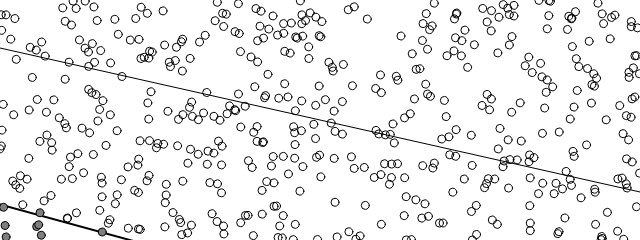
Frame 1 (no input)
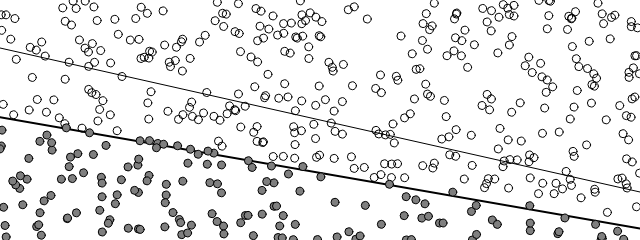
Frame 60 (no input)
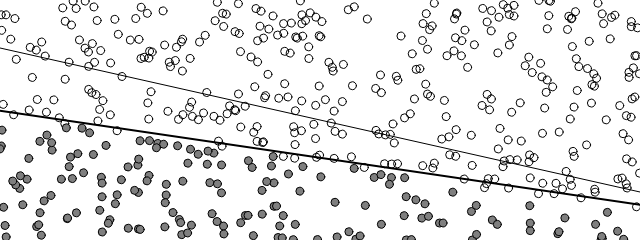
Frame 120 (the mouse pressed at the canvas centre since frame 60)

The p5.js sketch that drew these frames (run headless with seeded random() and noise() and a simulated clock; from frame 60 on, the mouse is pressed at the canvas centre):

// p5.js sketch
// ── sketch.js
// A list of points we will use to "train" the perceptron
const training = [];
// A Perceptron object
let perceptron;

// We will train the perceptron with one "Point" object at a time
let count = 0;

// The function to describe a line
function f(x) {
	const y = 0.6 * x + 0.2;
	return y;
}

function setup() {
	createCanvas(640, 240);

	// The perceptron has 3 inputs -- x, y, and bias
	// Second value is "Learning Constant"
	perceptron = new Perceptron(3, 0.001); // Learning Constant is low just b/c it's fun to watch, this is not necessarily optimal

	// Create a random set of training points and calculate the "known" answer
	for (let i = 0; i < 500; i++) {
		const x = random(1);
		const y = random(1);
		let answer = 1;
		if (y < f(x)) {
			answer = -1;
		}
		training[i] = {
			input: [x, y, 1],
			output: answer,
		};
	}
}

function draw() {
	background(255);

	// Draw the line
	strokeWeight(1);
	stroke(0);
	line(0 * width, f(0) * height, 1 * width, f(1) * height);

	// Draw the line based on the current weights
	// Formula is weights[0]*x + weights[1]*y + weights[2] = 0
	stroke(0);
	strokeWeight(2);
	const weights = perceptron.weights;
	y1 = (-weights[2] - weights[0] * 0) / weights[1];
	y2 = (-weights[2] - weights[0] * 1) / weights[1];
	line(0, y1 * height, width, y2 * height);

	// Train the Perceptron with one "training" point at a time
	for (let i = 0; i < 5; i++) {
		perceptron.train(training[count].input, training[count].output);
		count = (count + 1) % training.length;
	}
	// Draw all the points based on what the Perceptron would "guess"
	// Does not use the "known" correct answer
	for (let i = 0; i < training.length; i++) {
		stroke(0);
		strokeWeight(1);
		fill(127);
		const guess = perceptron.feedforward(training[i].input);
		if (guess > 0) noFill();

		const x = training[i].input[0] * width;
		const y = training[i].input[1] * height;
		circle(x, y, 8);
	}
}

// ── perceptron.js
// Perceptron is created with n weights and learning constant
class Perceptron {
	constructor(n, c) {
		// Array of weights for inputs
		this.weights = new Array(n);
		// Start with random weights
		for (let i = 0; i < this.weights.length; i++) {
			this.weights[i] = random(-1, 1);
		}
		this.c = c; // learning rate/constant
	}

	// Function to train the Perceptron
	// Weights are adjusted based on "desired" answer
	train(inputs, desired) {
		// Guess the result
		const guess = this.feedforward(inputs);
		// Compute the factor for changing the weight based on the error
		// Error = desired output - guessed output
		// Note this can only be 0, -2, or 2
		// Multiply by learning constant
		const error = desired - guess;
		// Adjust weights based on weightChange * input
		for (let i = 0; i < this.weights.length; i++) {
			this.weights[i] += this.c * error * inputs[i];
		}
	}

	// Guess -1 or 1 based on input values
	feedforward(inputs) {
		// Sum all values
		let sum = 0;
		for (let i = 0; i < this.weights.length; i++) {
			sum += inputs[i] * this.weights[i];
		}
		// Result is sign of the sum, -1 or 1
		return this.activate(sum);
	}

	activate(sum) {
		if (sum > 0) return 1;
		else return -1;
	}
}
